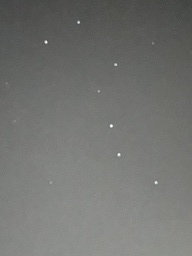
#> input picture Star_Images/Formatted/IMG_3053.jpg, 192 x 256 px, shrunk from 3024 x 4032 before the run, found by its file name; the run also reads 1 picture not shown here
$ python generate_graphs.py
#> lines starting #> are read from the running program, lines starting #| are printed output that depends on the picture; after the words box and inside, x2 and y2 are one past the last pixel; in counts of white or black regions, pixels touching at a corner belong together; pictures that were not available may be replaced by others from this repository, and a replacement may not be noted
### ImageDenoiser.py
import cv2
def denoise(image_name, img):
    gray = cv2.cvtColor(img, cv2.COLOR_BGR2GRAY)

    gray = cv2.GaussianBlur(gray, (5, 5), 0)

    # plt.subplot(212), plt.title("Original image"), plt.imshow(img)

    # plt.subplot(312), plt.imshow(gray)

    # thresholding
    thresh, thresh_img = cv2.threshold(img, 200, 255, 0, cv2.THRESH_BINARY)

    # erode the image to *enlarge* black blobs
    erode = cv2.erode(thresh_img, cv2.getStructuringElement(cv2.MORPH_ELLIPSE, (5, 5)))

    # fill in the black blobs that are not surrounded by white:
    _, filled, _, _ = cv2.floodFill(erode, None, (0, 0), 255)

    # binary and with the threshold image to get rid of the thickness from erode
    out = (filled == 0) & (thresh_img == 0)
    # also

    out = cv2.bitwise_and(filled, thresh_img)
    file_name = image_name.split('/')[-1]
    save_name = f'Denoised_Images/denoised_{file_name}'

    # scale_percent = 10
    #
    # # calculate the 50 percent of original dimensions
    # width = int(out.shape[0] * scale_percent / 60)
    # height = int(out.shape[1] * scale_percent / 60)
    #
    # # dsize
    # dsize = (width, height)
    #
    # # resize image
    # output = cv2.resize(out, dsize)

    cv2.imwrite(save_name, out, params=None)

    return out

### star_detect.py
import cv2
import numpy as np
import matplotlib.pyplot as plt
from ImageDenoiser import denoise
from star_algorithms import find_coordinater_radius, find_brightness
from Graph import Graph, Vertex
import writer as writer
import os

"""
This function will handle dark images cases, in which the detect function will not find any star.
It will make the image brighter and try to find a stars.
"""


def second_level_detection(img, image_name):
    # Loading template for star

    alpha = 5
    beta = 50

    new_image = cv2.convertScaleAbs(img, alpha=alpha, beta=beta)
    gray = cv2.cvtColor(img, cv2.COLOR_BGR2GRAY)
    denoised_image = denoise(image_name, new_image)
    gray_image = cv2.cvtColor(denoised_image, cv2.COLOR_BGR2GRAY)

    template = cv2.imread('star_template.jpg', 0)
    # changing into gray scale
    w, h = template.shape[::-1]
    W, H = gray_image.shape[::-1]

    result = cv2.matchTemplate(gray_image, template, cv2.TM_CCOEFF_NORMED)
    threh = 0.45

    loc = np.where(result >= threh)
    g = Graph(image_name, W, H)

    for pt in zip(*loc[::-1]):
        ui_pt = (int(pt[0] + w / 2), int(pt[1] + h / 2))
        out_dict = find_coordinater_radius(gray_image, int(pt[0] + w / 2), int(pt[1] + h / 2), w, h, W, H)
        c_x, c_y = out_dict["center"]
        radius = out_dict["radius"]
        if radius == 0:
            continue
        brightness = find_brightness(gray, c_x, c_y, radius, W, H)
        if brightness == 0 :
            continue
        output = g.add_star(Vertex(name=str(len(g)), x=c_x, y=c_y, radius=radius, brightness=brightness))
    return g


def denoise_gray(image_name):
    img = cv2.imread(image_name)
    out = denoise(image_name, img)
    gray = cv2.cvtColor(out, cv2.COLOR_BGR2GRAY)
    return gray


"""
This function will get a name of an image and will return a graph based on the found stars
"""


def detect_stars2(image_name):
    img = cv2.imread(image_name)
    gray_image = denoise_gray(image_name)
    gray = cv2.cvtColor(img, cv2.COLOR_BGR2GRAY)
    # Loading template for star
    template = cv2.imread('star_template.jpg', 0)
    # changing into gray scale
    w, h = template.shape[::-1]
    W, H = gray_image.shape[::-1]

    result = cv2.matchTemplate(gray_image, template, cv2.TM_CCOEFF_NORMED)
    threh = 0.1

    loc = np.where(result >= threh)
    g = Graph(image_name, W, H)

    for pt in zip(*loc[::-1]):

        ui_pt = (int(pt[0] + w / 2), int(pt[1] + h / 2))
        out_dict = find_coordinater_radius(gray_image, int(pt[0] + w / 2), int(pt[1] + h / 2), w, h, W, H)
        c_x, c_y = out_dict["center"]
        radius = out_dict["radius"]
        if radius == 0:
            continue
        brightness = find_brightness(gray, c_x, c_y, radius, W, H)
        if brightness == 0 or brightness == 1:
            continue
        output = g.add_star(Vertex(name=str(len(g)), x=c_x, y=c_y, radius=radius, brightness=brightness))

    if len(g) == 0:
        # gray = cv2.cvtColor(img, cv2.COLOR_BGR2GRAY)
        g = second_level_detection(img, image_name)

    writer.write_graph(g)

    _, threshold = cv2.threshold(img, 127, 255, cv2.THRESH_BINARY, dst=None)
    _, threshold2 = cv2.threshold(gray_image, 127, 255, cv2.THRESH_BINARY, dst=None)

    return g


"""
This function will get a graph as an input and will display its stars in an image
"""


# [15 lines left out: function display_detected_stars, not called in this run]


# [8 lines of commented-out code are left out]

### star_algorithms.py
import cv2
from Vertex import Vertex
from collections import deque


def find_coordinater_radius(img, x, y, w, h, W, H):
    left_bound = 0
    right_bound = W - 1
    upper_bound = 0
    lower_bound = H - 1
    c_x = x + int(w / 2)
    c_y = y + int(h / 2)
    if img[c_y][c_x] == 0:
        for i in range(x, min(x + w, right_bound)):
            for j in range(y, min(y + h, lower_bound)):
                if img[j][i] > 0:
                    c_x = i
                    c_y = j
                    break
    up = down = left = right = 0
    changes = 4
    while changes > 0:
        changes = 0
        if c_x - left >= left and img[c_y][c_x - left] > 0:
            left += 1
            changes += 1
        if c_x + right <= right_bound and img[c_y][c_x + right] > 0:
            right += 1
            changes += 1
        if c_y - up >= upper_bound and img[c_y - up][c_x] > 0:
            up += 1
            changes += 1
        if c_y + down <= lower_bound and img[c_y + down][c_x] > 0:
            down += 1
            changes += 1

    left = c_x - left
    right = c_x + right
    dist1 = int((right - left) / 2)
    up = c_y - up
    down = c_y + down
    dist2 = int((down - up) / 2)
    coor_x = int((left + right) / 2)
    coor_y = int((up + down) / 2)
    radius = max(dist1, dist2)
    return {"radius": radius, "center": [coor_x, coor_y]}


def find_brightness(img, x, y, radius, W, H):
    left_bound = 0
    right_bound = W - 1
    upper_bound = 0
    lower_bound = H - 1
    colors = [0]
    if y - radius - 1 >= upper_bound:
        colors.append(img[y - radius - 1][x])
    if y + radius + 1 <= lower_bound:
        colors.append(img[y + radius + 1][x])
    if x - radius - 1 >= left_bound:
        colors.append(img[y][x - radius - 1])
    if x + radius + 1 >= left_bound:
        colors.append(img[y][x - radius - 1])
    return max(colors) / 255


# [42 lines left out: function calculate_radius, not called in this run]

### Vertex.py
import math


class Vertex:
    def __init__(self, name, x, y, radius, brightness):
        self.__name = name
        self.__x = x
        self.__y = y
        self.__radius = radius
        self.__brightness = brightness

    def get_x(self):
        return self.__x

    def get_y(self):
        return self.__y

    def fix_x(self, x):
        self.__x = (self.__x + x) // 2

    def fix_y(self, y):
        self.__y = (self.__y + y) // 2

    def get_name(self):
        return self.__name

    def set_name(self, name):
        self.__name = name

    def get_radius(self):
        return self.__radius

    def get_brightness(self):
        return self.__brightness

    def distance(self, other):
        delta_x = (other.get_x() - self.__x) ** 2
        delta_y = (other.get_y() - self.__y) ** 2
        return math.sqrt(delta_x + delta_y)

    def __str__(self):
        return str({"name": self.__name, "x": self.__x, "y": self.__y, "radius": self.__radius,
                    "brightness": self.__brightness})

    def __eq__(self, other):
        if self.__x == other.__x and self.__y == other.__y:
            return True
        return False

    def get_text_format(self):
        return f'{self.__x}, {self.__y}, {self.__radius}, {self.__brightness}'

    def __hash__(self):
        return hash(str(self))

### writer.py
from Graph import Graph, Vertex


def write_graph(g):
    text = []
    text.append("x, y ,b, r")
    for star in g:
        text.append(star.get_text_format())
    name = g.get_name()
    parts = str(name).split('/')
    new_name = 'star_data/' + parts[-1].split(".")[0] + '.txt'
    with open(new_name, 'w') as f:
        f.write('\n'.join(text))


# [13 lines left out: function write_assignments, not called in this run]

### Graph.py
import random

import numpy
import numpy as np

from Triangle import Edge, Vertex, Triangle


class Graph:
    def __init__(self, name, W, H):
        self.__vertices = dict()
        self.__name = name
        self.__W = W
        self.__H = H
        self.shortest_edge = None

    def add_star(self, vertex):
        for star in self.__vertices.values():
            dist = vertex.distance(star)
            radius = star.get_radius()
            if star == vertex:
                return False
            if dist <= 3 * (radius + vertex.get_radius()):
                if vertex.get_radius() > radius:
                    vertex.set_name(star.get_name())
                    self.__vertices[vertex.get_name()] = vertex
                    return True
                return False
            if self.shortest_edge is None:
                self.shortest_edge = dist
            else:
                if self.shortest_edge > dist:
                    self.shortest_edge = dist
        self.__vertices[vertex.get_name()] = vertex
        return True

    def __len__(self):
        return len(self.__vertices)

    def get_name(self):
        return self.__name

    def get_W(self):
        return self.__W

    def get_H(self):
        return self.__H

    def __iter__(self):
        return self.__vertices.values().__iter__()

    def get(self, vertex_id):
        return self.__vertices.get(vertex_id)

    # [12 lines left out: function get_3_points, not called in this run]

    def get_vertice_ids(self):
        return self.__vertices

    def get_coordinates(self):
        X = np.array(-1)
        Y = np.array(-1)

        for star in self:
            X = numpy.append(X, star.get_x())
            Y = numpy.append(Y, star.get_y())
        X = numpy.delete(X, 0)
        Y = numpy.delete(Y, 0)
        return X, Y

    # [9 lines left out: function get_triangles, not called in this run]

### generate_graphs.py
import itertools
import math
import numpy as np
import matplotlib.pyplot as plt
import os
import random
from Assignment import Assignment
from Triangle import Triangle
from Graph import Graph
from Vertex import Vertex
from writer import write_assignments
import cv2
from star_detect import detect_stars2
from scipy.spatial import KDTree


# [254 lines left out: functions getxy, find_k_nearest_neighbors, dist_points, get_inliers, same_point, valid_triangles and 4 more, not called in this run]


def match_start_brute(G1, G2, dist_threshold=1000, tsim_threshold=5, validation_threshold=0.05):
    '''
    '''
    gt1 = list(itertools.combinations(G1, 3))
    gt2 = list(itertools.combinations(G2, 3))

    best_matchings = set()
    transformed_set = None
    best_score = 0
    for tri1 in gt1:
        for tri2 in gt2:
            if not valid_triangles(tri1, tri2, tsim_threshold, validation_threshold):
                continue
            local_score = 0
            T = calc_affine_transformation_matrix(src=tri1, dest=tri2)

            pt = [(x, y) for x, y, _, _ in G1]
            # Convert the point set to a NumPy array
            pt = np.array(pt)
            pt1 = np.hstack([pt, np.ones((len(pt), 1))])
            G1_transformed = np.dot(pt1, T.T)[:, :2]

            dist_dict = dict()
            matchings = []
            for i in range(len(G1_transformed)):
                for j in range(len(G2)):
                    a1, b1 = G1_transformed[i]
                    a1 = round(a1)
                    b1 = round(b1)
                    a2, b2, _, _ = G2[j]
                    a2 = round(a2)
                    b2 = round(b2)
                    dist = dist_points(a1, b1, a2, b2)
                    if dist <= dist_threshold:
                        a1, b1, _, _ = G1[i]
                        if dist_dict.get(str([a1, b1])) is None:
                            dist_dict[str([a1, b1])] = ((a1, b1), (a2, b2), dist)
                        if dist_dict[str([a1, b1])][2] > dist:
                            contained = False
                            for value in dist_dict.values():
                                if value[1][0] == a2 and value[1][1] == b2:
                                    contained = True
                                    break
                            if not contained:
                                dist_dict[str([a1, b1])] = ((a1, b1), (a2, b2), dist)


                        # matchings.append(((a1, b1), (a2, b2)))
            for value in dist_dict.values():
                matchings.append((value[0], value[1]))
                local_score += dist_threshold - value[2]

            # if len(matchings) <= 3:
            #     continue

            # Update the best set of inliers if necessary
            # if len(matchings) > len(best_matchings):
            if local_score > best_score:
                best_matchings = matchings
                transformed_set = G1_transformed
                best_score = local_score

    # Return the set of best inliers found
    return best_matchings, transformed_set


def load_graph(image_path, graph_path):
    img = cv2.imread(image_path)
    if img is None:
        print("Image not found, path:", )
        return
    gray = cv2.cvtColor(img, cv2.COLOR_BGR2GRAY)
    W, H = gray.shape[::-1]

    parts = image_path.split('/')
    g = Graph(name=image_path, W=W, H=H)
    name = parts[-1][:-3] + 'txt'

    path = graph_path
    entries = os.listdir(path)
    file_path = ''
    if name in entries:
        file_path = path + name
        with open(file_path, "r+") as file1:
            # Reading from a file
            data = file1.read()
            rows = data.split('\n')
            for i in range(1, len(rows)):
                prop = rows[i].split(', ')
                idx = i - 1
                x = int(prop[0])
                y = int(prop[1])
                b = int(prop[2])
                r = float(prop[3])
                from Vertex import Vertex
                v = Vertex(idx, x, y, r, b)
                g.add_star(v)
    return g


def convert_to_points(graph: Graph):
    points = []
    vertices = graph.get_vertice_ids()
    for id in vertices:
        vertex = graph.get(id)
        tup = (vertex.get_x(), vertex.get_y(), vertex.get_radius(), vertex.get_brightness())
        points.append(tup)
    return points


def main():

    '''
    Assumptions:

    Algorithm:
    1. Ransac for best fit with some mistake (we now have inliers and outliers)
    2. find R_2 Bases for both fits (lines V and W respectively)
    3. find Transformation matrix between V and W + a scalar for it (zoom in/out)
    4. for some points in the inlier - mutltiply by the Transformation matrix and chececk how close it is
    5. if (4) is good enough (for some mistake) and for enough points (set threshold?) then we can continue 'easily'
    '''
    print("\n\tCompiled, Loading two graphs/images to compare\n")

    graph_path = 'star_data/'
    img_path1 = 'Star_images/Formatted/IMG_3053.jpg'
    img_path2 = 'Star_images/Formatted/fr1.jpg'

    graph1 = load_graph(image_path=img_path1, graph_path=graph_path)
#> in load_graph, img is the input picture: shape (256, 192, 3); mean B, G, R 112.8, 115.6, 114.8
    if len(graph1) == 0:
        graph1 = detect_stars2(img_path1)
#> in denoise, `erode = cv2.erode(thresh_img, cv2.getStructuringElement(cv2.MORPH_ELLI..`: erode: shape (256, 192, 3); every value is 0
#> in denoise, `_, filled, _, _ = cv2.floodFill(erode, None, (0, 0), 255)`:
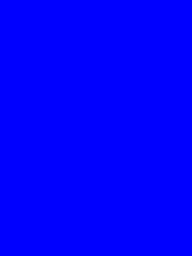
#> filled: shape (256, 192, 3); mean B, G, R 255, 0, 0
#> in denoise, `out = (filled == 0) & (thresh_img == 0)`:
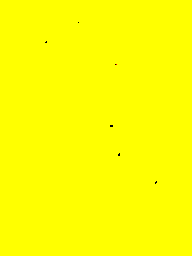
#> out: shape (256, 192, 3) bool; mean B, G, R 0, 1, 1
#> in denoise_gray, `gray = cv2.cvtColor(out, cv2.COLOR_BGR2GRAY)`: gray: shape (256, 192); values 0 (black) and 29 (white), 0.04% white in thin lines or dots, all inside (x1, y1, x2, y2) = (45, 22, 157, 184)
#> in detect_stars2, `result = cv2.matchTemplate(gray_image, template, cv2.TM_CCOEFF_NORMED)`:
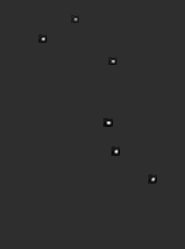
#> result: shape (249, 185) float32; min -0.187, max 0.845, mean -9.04e-05; drawn with min black and max white
#> in detect_stars2, `loc = np.where(result >= threh)`: loc = 69 positions, rows 18 to 180, columns 41 to 154
#> the loop in detect_stars2, `for pt in zip(*loc[::-1]): ` made 69 passes
#> pt on passes 28 to 39: (113, 61), (114, 61), (112, 62), (113, 62), (114, 62), (107, 121), (108, 121), (109, 121), (107, 122), (108, 122), (109, 122), (110, 122)
#> (pt, ui_pt, c_x, c_y, up in find_coordinater_radius, down in find_coordinater_radius, left in find_coordinater_radius, right in find_coordinater_radius) on passes 2 to 7: ((75, 18), (79, 22), 83, 26, 26, 26, 83, 83), ((76, 18), (80, 22), 84, 26, 26, 26, 84, 84), ((74, 19), (78, 23), 82, 27, 27, 27, 82, 82), ((75, 19), (79, 23), 83, 27, 27, 27, 83, 83), ((76, 19), (80, 23), 84, 27, 27, 27, 84, 84), ((77, 19), (81, 23), 85, 27, 27, 27, 85, 85)
#> in detect_stars2, `_, threshold = cv2.threshold(img, 127, 255, cv2.THRESH_BINARY, dst=None)`:
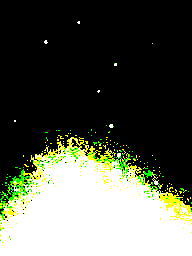
#> threshold: shape (256, 192, 3); mean B, G, R 75.3, 88.4, 84.3
#> in detect_stars2, `_, threshold2 = cv2.threshold(gray_image, 127, 255, cv2.THRESH_BINARY,..`: threshold2: shape (256, 192); every value is 0
    graph2 = load_graph(image_path=img_path2, graph_path=graph_path)
#> call 2 of load_graph, with image_path = 'Star_images/Formatted/fr1.jpg', graph_path = 'star_data/'
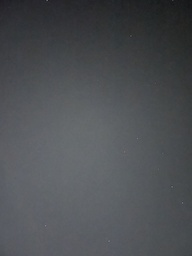
#> input picture Star_Images/Formatted/fr1.jpg, 192 x 256 px, shrunk from 3024 x 4032 before the run, found by its file name
#> in load_graph, img is the input picture: shape (256, 192, 3); mean B, G, R 83.4, 79.8, 77
    if len(graph2) == 0:
        graph2 = detect_stars2(img_path2)
#> in detect_stars2 (call 2), `result = cv2.matchTemplate(gray_image, template, cv2.TM_CCOEFF_NORMED)`: result: shape (249, 185) float32; every value is 0
#> call 3 of denoise, with image_name = 'Star_images/Formatted/fr1.jpg'
#> in denoise (call 3), `thresh, thresh_img = cv2.threshold(img, 200, 255, 0, cv2.THRESH_BINARY)`:
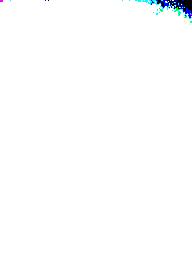
#> thresh_img: shape (256, 192, 3); mean B, G, R 254, 253.5, 252.7
#> in second_level_detection, `result = cv2.matchTemplate(gray_image, template, cv2.TM_CCOEFF_NORMED)`:
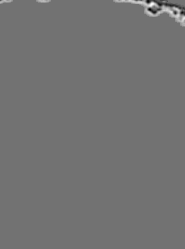
#> result: shape (249, 185) float32; min -0.357, max 0.441, mean 0.00148; drawn with min black and max white
#> in detect_stars2 (call 2), `_, threshold = cv2.threshold(img, 127, 255, cv2.THRESH_BINARY, dst=None)`: threshold: shape (256, 192, 3); 0% white in thin lines or dots, all inside (x1, y1, x2, y2) = (45, 225, 46, 226)

    print("\n\tloaded images to graph objects\n")

    x1_array, y1_array = graph1.get_coordinates()
    x2_array, y2_array = graph2.get_coordinates()

    points1 = convert_to_points(graph1)
    points2 = convert_to_points(graph2)

    if len(points1) > len(points2):
        tmp = points1
        points1 = points2
        points2 = points1
        x1_array, y1_array = graph2.get_coordinates()
        x2_array, y2_array = graph1.get_coordinates()

    inlier_thresh = 1
    max_iterations = 10000

    dist_thresh = 1000
    triangle_sim_threshold = 5
    validation_threshold = 0.2

    # [4 lines of commented-out code are left out]

    matchings, G1_transformed = match_start_brute(points1, points2, dist_threshold=dist_thresh,
                                                  tsim_threshold=triangle_sim_threshold,
                                                  validation_threshold=validation_threshold)
    if G1_transformed is None:
        print("no matches found :( ")
        return

    x_t = [x for x, _ in G1_transformed]
    y_t = [y for _, y in G1_transformed]
    matching_1 = [x for x, _ in matchings]
    matching_2 = [y for _, y in matchings]
    matching_1x = [x for x, _ in matching_1]
    matching_1y = [y for _, y in matching_1]
    matching_2x = [x for x, _ in matching_2]
    matching_2y = [y for _, y in matching_2]

    plt.subplot(2, 2, 1)
    plt.scatter(x1_array, y1_array, c='black')
    plt.scatter(matching_1x, matching_1y, c='r')
    plt.grid()

    plt.subplot(2, 2, 2)
    plt.scatter(x2_array, y2_array, c='black')
    plt.scatter(matching_2x, matching_2y, c='r')
    plt.grid()

    plt.subplot(2, 2, 3)
    plt.scatter(x2_array, y2_array, c='black')
    plt.scatter(x_t, y_t, c='green')
    plt.grid()

    plt.subplot(2, 2, 4)
    plt.scatter(x2_array, y2_array, c='black')
    plt.grid()

    plt.show()
    for match in matchings:
        print(match)


if __name__ == "__main__":
    main()
